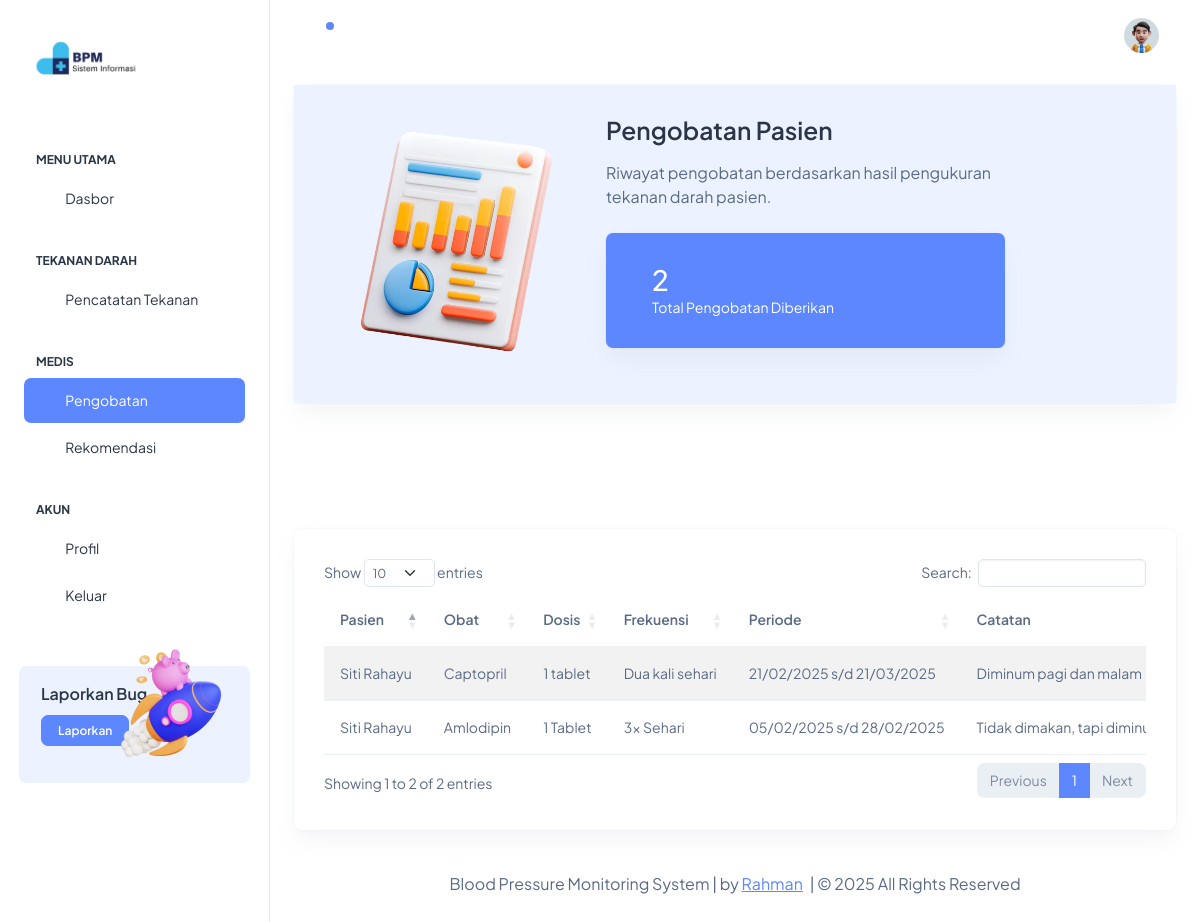
Page /App/Views/pengobatan.php (signed in) on the committed database.
### tables this page shows
CREATE TABLE `patient_medications` (
  `patient_medication_id` int NOT NULL,
  `patient_id` int DEFAULT NULL,
  `medication_id` int DEFAULT NULL,
  `dosage` varchar(50) DEFAULT NULL,
  `frequency` varchar(50) DEFAULT NULL,
  `start_date` date DEFAULT NULL,
  `end_date` date DEFAULT NULL,
  `prescribed_by` int DEFAULT NULL,
  `notes` text
);

CREATE TABLE `patient_profiles` (
  `patient_id` int NOT NULL,
  `user_id` int DEFAULT NULL,
  `full_name` varchar(100) NOT NULL,
  `date_of_birth` date NOT NULL,
  `gender` enum('M','F') NOT NULL,
  `address` text,
  `phone_number` varchar(20) DEFAULT NULL,
  `emergency_contact` varchar(100) DEFAULT NULL,
  `emergency_phone` varchar(20) DEFAULT NULL,
  `medical_history` text
);

CREATE TABLE `medications` (
  `medication_id` int NOT NULL,
  `name` varchar(100) NOT NULL,
  `description` text,
  `dosage_form` varchar(50) DEFAULT NULL,
  `created_by` int DEFAULT NULL,
  `created_at` timestamp NULL DEFAULT CURRENT_TIMESTAMP
);

### App/Config/Database.php (called while the page is built, shortened)
<?php
class Database
{
    private $host = 'localhost';
    private $db_name = 'blood_pressure_monitoring';
    private $username = 'root';
    private $password = '';
    private $conn;
    private function connect()
    {
        try {
            $this->conn = new PDO(
                'mysql:host=' . $this->host . ';dbname=' . $this->db_name,
                $this->username,
                $this->password
            );
            $this->conn->setAttribute(PDO::ATTR_ERRMODE, PDO::ERRMODE_EXCEPTION);
            $this->conn->setAttribute(PDO::ATTR_DEFAULT_FETCH_MODE, PDO::FETCH_ASSOC);
        } catch (PDOException $e) {
            echo 'Connection Error: ' . $e->getMessage();
        }
    }
    public function query($query, $params = [])
    {
        $stmt = $this->conn->prepare($query);
        $stmt->execute($params);
        return $stmt;
    }
}

### App/Controllers/PengobatanController.php (called while the page is built, shortened)
<?php
require_once __DIR__ . '/../Models/PengobatanModel.php';
class PengobatanController
{
    private $pengobatanModel;
    public function __construct()
    {
        $this->pengobatanModel = new PengobatanModel();
    }
    public function getAllPrescriptions()
    {
        if ($_SESSION['role'] === 'patient') {
            return $this->pengobatanModel->getPatientPrescriptions($_SESSION['user_id']);
        }
        return $this->pengobatanModel->getAllPrescriptions();
    }
}

### App/Models/PengobatanModel.php (called while the page is built, shortened)
<?php
require_once __DIR__ . '/../Config/Database.php';
class PengobatanModel
{
    private $db;
    public function __construct()
    {
        $this->db = new Database();
    }
    public function getPatientPrescriptions($userId)
    {
        $query = "SELECT pm.*,
                         m.name as medication_name,
                         m.dosage_form,
                         pp.full_name as patient_name,
                         dp.full_name as doctor_name
                  FROM patient_medications pm
                  JOIN medications m ON pm.medication_id = m.medication_id
                  JOIN patient_profiles pp ON pm.patient_id = pp.patient_id
                  JOIN doctor_profiles dp ON pm.prescribed_by = dp.doctor_id
                  WHERE pp.user_id = ?
                  ORDER BY pm.start_date DESC";
        return $this->db->query($query, [$userId])->fetchAll();
    }
}

### App/Views/pengobatan.php (the view, shortened to what this page needs)
<?php
require_once __DIR__ . '/../Controllers/PengobatanController.php';
$pengobatanController = new PengobatanController();
$prescriptions = $pengobatanController->getAllPrescriptions();
$totalPrescriptions = count($prescriptions);
?>
<!doctype html>
<html lang="en">
<head>
    <link rel="stylesheet" href="assets/css/styles.min.css" />
    <link rel="stylesheet" href="https://cdn.datatables.net/1.13.7/css/dataTables.bootstrap5.min.css">
    <link rel="stylesheet" href="https://cdn.datatables.net/responsive/2.5.0/css/responsive.bootstrap5.min.css">
    <link href="https://cdn.jsdelivr.net/npm/select2@4.1.0-rc.0/dist/css/select2.min.css" rel="stylesheet" />
    <link rel="stylesheet"
        href="https://cdn.jsdelivr.net/npm/select2-bootstrap-5-theme@1.3.0/dist/select2-bootstrap-5-theme.min.css" />
</head>
<body>
    <div class="page-wrapper" id="main-wrapper" data-layout="vertical" data-navbarbg="skin6" data-sidebartype="full"
        data-sidebar-position="fixed" data-header-position="fixed">
        <?php include 'partials/sidebar.php'; ?>
        <div class="body-wrapper">
            <?php include 'partials/header.php'; ?>
            <div class="container-fluid">
                <div class="row">
                    <div class="col-12">
                        <div class="card w-100">
                            <div class="card-body bg-light-primary">
                                <div class="row align-items-center">
                                    <div class="col-lg-4">
                                        <img src="assets/images/data/data-dashboard.png" alt="Prescription Statistics"
                                            class="img-fluid">
                                    </div>
                                    <div class="col-lg-6">
                                        <h3 class="fw-semibold mb-3">Pengobatan Pasien</h3>
                                        <p class="fs-4 mb-4">
                                            Riwayat pengobatan berdasarkan hasil pengukuran tekanan darah pasien.
                                        </p>
                                        <div class="card bg-primary text-white mb-4">
                                            <div class="card-body d-flex align-items-center">
                                                <div>
                                                    <h2 class="text-white mb-0"><?= $totalPrescriptions ?></h2>
                                                    <p class="mb-0">Total Pengobatan Diberikan</p>
                                                </div>
                                            </div>
                                        </div>
                                    </div>
                                </div>
                            </div>
                        </div>
                    </div>
                </div>
                <div class="row">
                    <div class="col-12">
                        <div class="card">
                            <div class="card-body">
                                <div class="table-responsive">
                                    <table id="prescriptionTable"
                                        class="table table-striped dt-responsive nowrap w-100">
                                        <thead>
                                            <tr>
                                                <th>Pasien</th>
                                                <th>Obat</th>
                                                <th>Dosis</th>
                                                <th>Frekuensi</th>
                                                <th>Periode</th>
                                                <th>Catatan</th>
                                            </tr>
                                        </thead>
                                        <tbody>
                                            <?php foreach ($prescriptions as $prescription): ?>
                                                <tr>
                                                    <td><?= htmlspecialchars($prescription['patient_name']) ?></td>
                                                    <td><?= htmlspecialchars($prescription['medication_name']) ?></td>
                                                    <td><?= htmlspecialchars($prescription['dosage']) ?></td>
                                                    <td><?= htmlspecialchars($prescription['frequency']) ?></td>
                                                    <td>
                                                        <?= date('d/m/Y', strtotime($prescription['start_date'])) ?>
                                                        s/d
                                                        <?= date('d/m/Y', strtotime($prescription['end_date'])) ?>
                                                    </td>
                                                    <td><?= htmlspecialchars($prescription['notes']) ?></td>
                                                </tr>
                                            <?php endforeach; ?>
                                        </tbody>
                                    </table>
                                </div>
                            </div>
                        </div>
                    </div>
                </div>
                <?php include 'partials/footer.php'; ?>
            </div>
        </div>
    </div>
</body>
</html>

### rows in the picture
patient_medications: patient.full_name "Siti Rahayu", medication.name "Captopril", dosage "1 tablet", frequency "Dua kali sehari", start_date "21/02/2025", end_date "21/03/2025", notes "Diminum pagi dan malam"
patient_medications: patient.full_name "Siti Rahayu", medication.name "Amlodipin", dosage "1 Tablet", frequency "3x Sehari", start_date "05/02/2025", end_date "28/02/2025", notes "Tidak dimakan, tapi…"

### other values in the picture
$totalPrescriptions "2"
